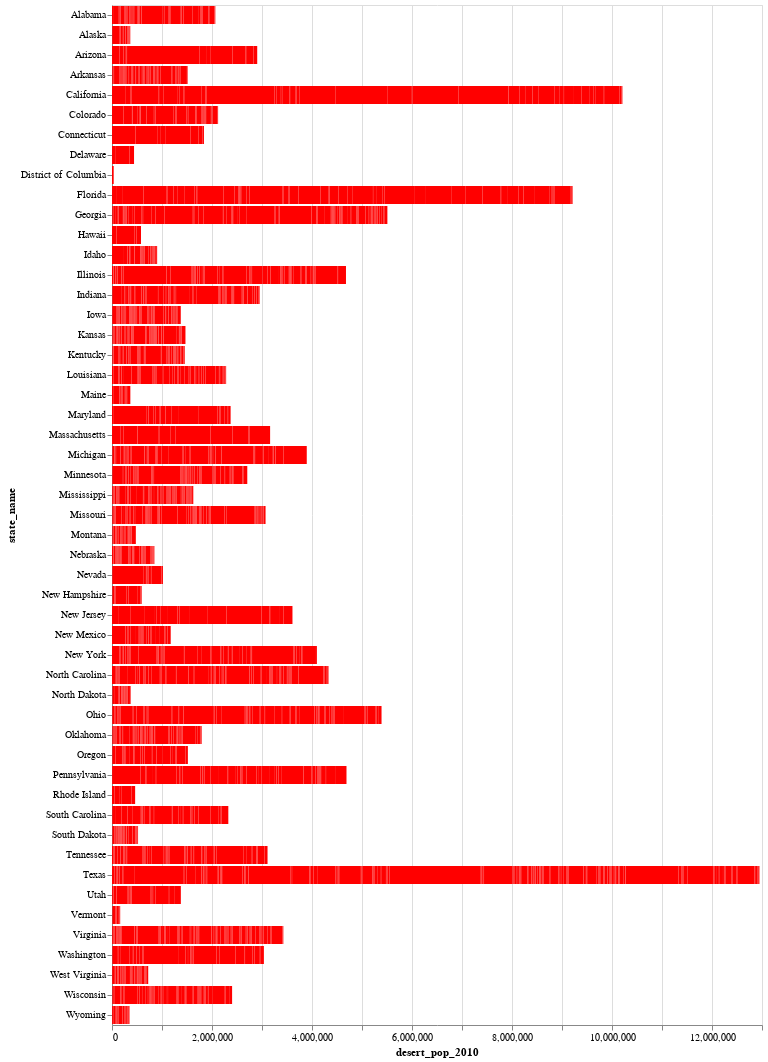

Notebook code cell kept with this figure:
### Markdown cell above
### Let's make a graph of the states with the least and with the most people living in food deserts.

### Code cell
alt.Chart(desert_df).mark_bar(color='red').encode(x='desert_pop_2010', y='state_name').properties(width=650)

### Figure 1 — Vega-Lite specification as saved in the notebook (floating-point values rounded to 4 significant figures; data arrays with more than 128 entries replaced by an {"elided": "..."} marker saying what was removed)
{"config": {"view": {"continuousWidth": 400, "continuousHeight": 300}}, "data": {"name": "data-5dacbd780176b5bba2b38c158845ecb1"}, "mark": {"type": "bar", "color": "red"}, "encoding": {"x": {"field": "desert_pop_2010", "type": "quantitative"}, "y": {"field": "state_name", "type": "nominal"}}, "width": 650, "$schema": "https://vega.github.io/schema/vega-lite/v4.17.0.json", "datasets": {"data-5dacbd780176b5bba2b38c158845ecb1": {"elided": "3143 records"}}}
